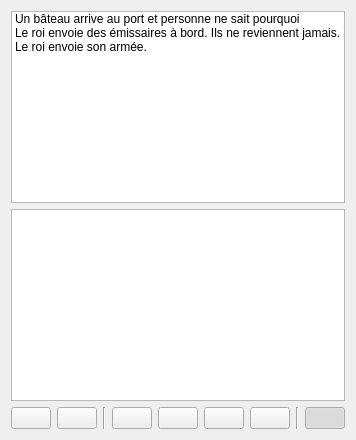
           <widget class="QWidget" name="tab_15">
            <attribute name="title">
             <string>Resolution steps</string>
            </attribute>
            <layout class="QVBoxLayout" name="verticalLayout_11">
             <item>
              <widget class="QListWidget" name="listWidget_2">
               <item>
                <property name="text">
                 <string>Un bâteau arrive au port et personne ne sait pourquoi</string>
                </property>
               </item>
               <item>
                <property name="text">
                 <string>Le roi envoie des émissaires à bord. Ils ne reviennent jamais.</string>
                </property>
               </item>
               <item>
                <property name="text">
                 <string>Le roi envoie son armée.</string>
                </property>
               </item>
              </widget>
             </item>
             <item>
              <widget class="QPlainTextEdit" name="plainTextEdit_7"/>
             </item>
             <item>
              <layout class="QHBoxLayout" name="horizontalLayout_17">
               <item>
                <widget class="QPushButton" name="pushButton_13">
                 <property name="text">
                  <string/>
                 </property>
                 <property name="icon">
                  <iconset theme="list-add">
                   <normaloff/>
                  </iconset>
                 </property>
                </widget>
               </item>
               <item>
                <widget class="QPushButton" name="pushButton_14">
                 <property name="text">
                  <string/>
                 </property>
                 <property name="icon">
                  <iconset theme="list-remove">
                   <normaloff/>
                  </iconset>
                 </property>
                </widget>
               </item>
               <item>
                <widget class="Line" name="line_4">
                 <property name="orientation">
                  <enum>Qt::Vertical</enum>
                 </property>
                </widget>
               </item>
               <item>
                <widget class="QPushButton" name="pushButton_4">
                 <property name="text">
                  <string/>
                 </property>
                 <property name="icon">
                  <iconset theme="go-top">
                   <normaloff/>
                  </iconset>
                 </property>
                </widget>
               </item>
               <item>
                <widget class="QPushButton" name="pushButton_5">
                 <property name="text">
                  <string/>
                 </property>
                 <property name="icon">
                  <iconset theme="go-up">
                   <normaloff/>
                  </iconset>
                 </property>
                </widget>
               </item>
               <item>
                <widget class="QPushButton" name="pushButton_6">
                 <property name="text">
                  <string/>
                 </property>
                 <property name="icon">
                  <iconset theme="go-down">
                   <normaloff/>
                  </iconset>
                 </property>
                </widget>
               </item>
               <item>
                <widget class="QPushButton" name="pushButton_15">
                 <property name="text">
                  <string/>
                 </property>
                 <property name="icon">
                  <iconset theme="go-bottom">
                   <normaloff/>
                  </iconset>
                 </property>
                </widget>
               </item>
               <item>
                <widget class="Line" name="line_5">
                 <property name="orientation">
                  <enum>Qt::Vertical</enum>
                 </property>
                </widget>
               </item>
               <item>
                <widget class="QPushButton" name="pushButton_16">
                 <property name="text">
                  <string/>
                 </property>
                 <property name="icon">
                  <iconset theme="text-x-generic">
                   <normaloff/>
                  </iconset>
                 </property>
                 <property name="checkable">
                  <bool>true</bool>
                 </property>
                 <property name="checked">
                  <bool>true</bool>
                 </property>
                </widget>
               </item>
              </layout>
             </item>
            </layout>
           </widget>
